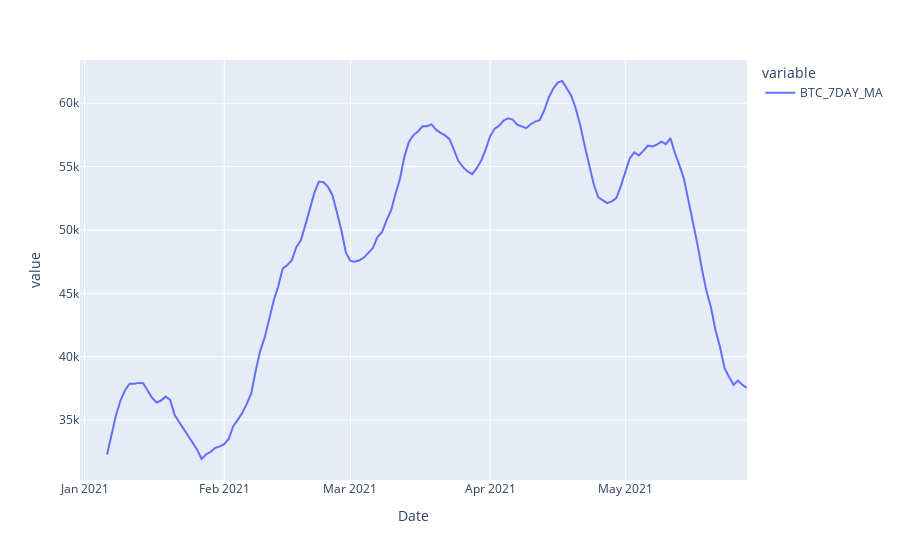

The code cell stored with this chart in its notebook:
### Markdown cell above
Well, only the BTC crash in mid-May 2021 is clear. But let us have a look at BTC 7 day moving average values.

### Code cell
fig = px.line(crypto, y=['BTC_7DAY_MA'] )
fig.show()

### Figure 1 — Plotly figure (JSON) as saved in the notebook; plotly's stock layout.template omitted (floating-point values rounded to 4 significant figures; data arrays with more than 128 entries replaced by an {"elided": "..."} marker saying what was removed)
{"data": [{"hovertemplate": "variable=BTC_7DAY_MA<br>Date=%{x}<br>value=%{y}<extra></extra>", "legendgroup": "BTC_7DAY_MA", "line": {"color": "#636efa", "dash": "solid"}, "marker": {"symbol": "circle"}, "mode": "lines", "name": "BTC_7DAY_MA", "orientation": "v", "showlegend": true, "type": "scatter", "x": {"elided": "149 str values"}, "xaxis": "x", "y": {"elided": "149 float values"}, "yaxis": "y"}], "layout": {"legend": {"title": {"text": "variable"}, "tracegroupgap": 0}, "margin": {"t": 60}, "xaxis": {"anchor": "y", "domain": [0, 1], "title": {"text": "Date"}}, "yaxis": {"anchor": "x", "domain": [0, 1], "title": {"text": "value"}}}}
